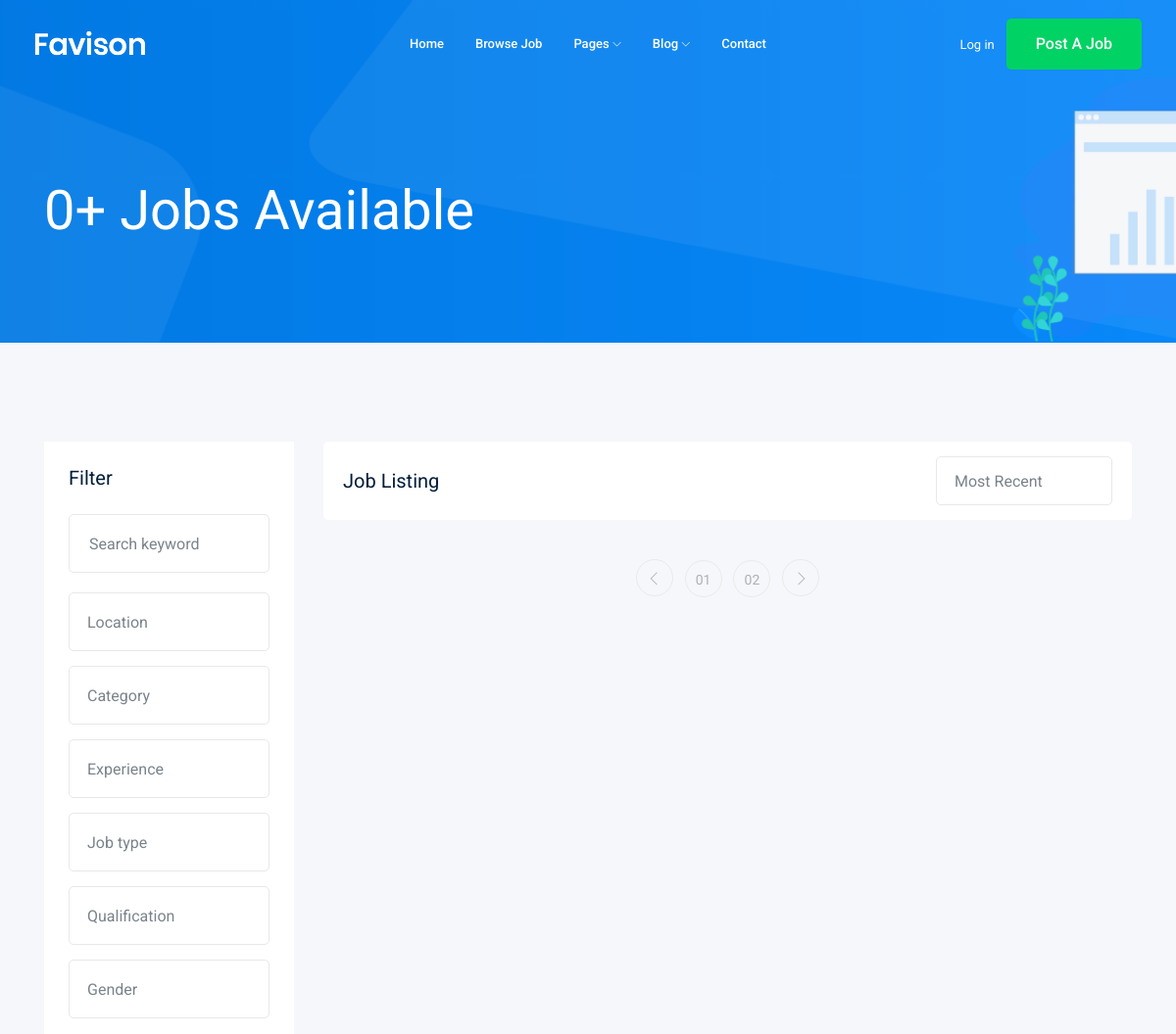
The app's page /jobs/ (upper part), older data.
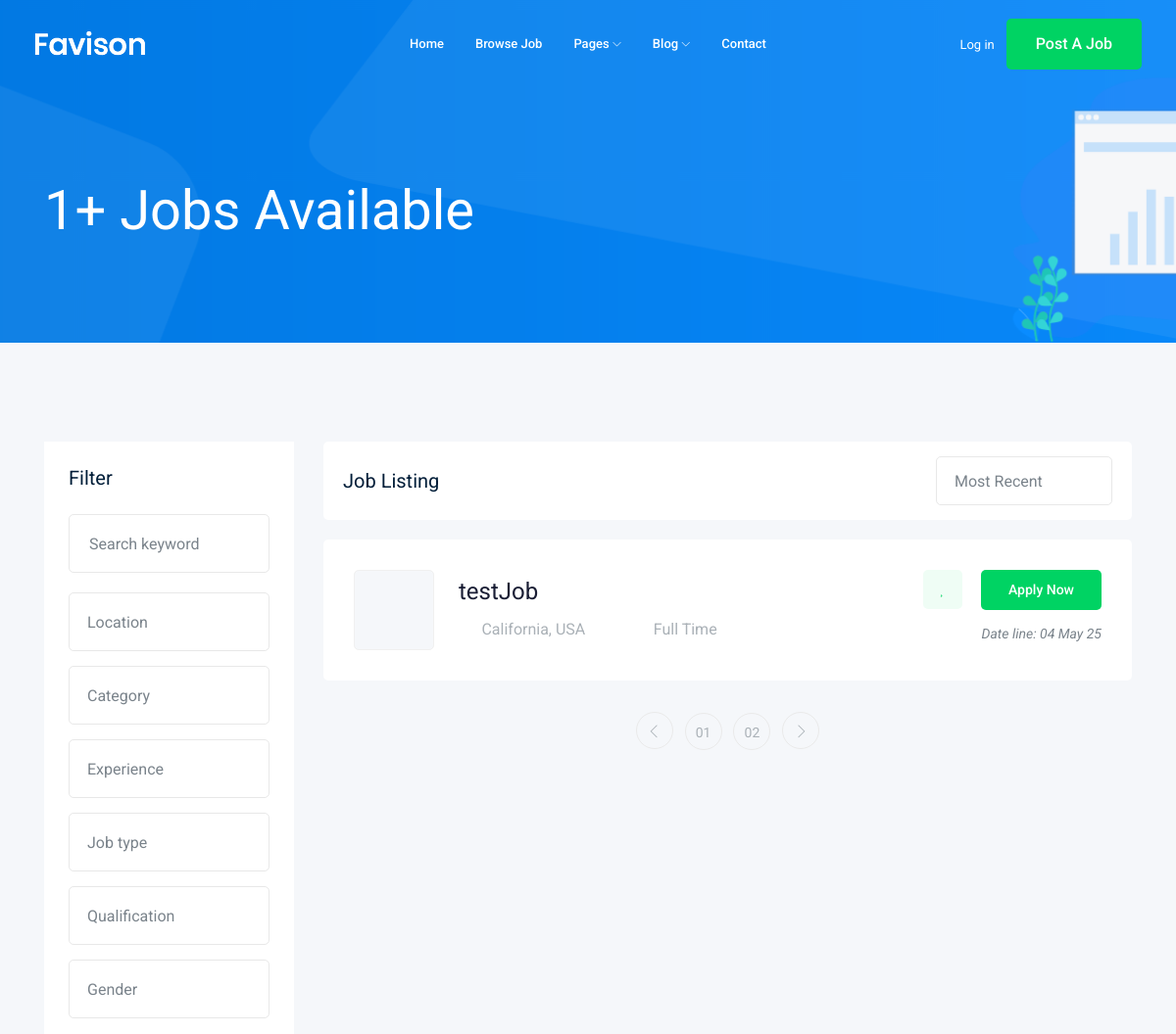
The same page, newer data.
### job/models.py (models this page shows, shortened)
class Job(models.Model):
    title = models.CharField(max_length=200)
    job_type = models.CharField(max_length=15,choices=JOB_TYPE)
    description = models.TextField(max_length=1000)
    published_at = models.DateTimeField(auto_now=True)
    vacancy = models.IntegerField(default= 1)
    salary = models.IntegerField(default=0)
    experience = models.IntegerField(default=1)
    category = models.ForeignKey('Category', verbose_name="Category", on_delete=models.CASCADE)
    image = models.ImageField(upload_to=upload_image)

### job/views.py (the view)
# urls.py: path('',views.jobs_list,name="jobs"),
def jobs_list(request):
    job_list = Job.objects.all()
    context = {
        'jobs':job_list
    }
    return render(request,"job/jobs_list.html", context)

### job/templates/job/jobs_list.html (shortened to what this page needs)
{% extends "base.html" %} {% block content %}
<div class="bradcam_area bradcam_bg_1">
  <div class="container">
    <div class="row">
      <div class="col-xl-12">
        <div class="bradcam_text">
          <h3> {{jobs|length}}+ Jobs Available</h3>
        </div>
      </div>
    </div>
  </div>
</div>
<div class="job_listing_area plus_padding">
  <div class="container">
    <div class="row">
      <div class="col-lg-3">
        <div class="job_filter white-bg">
          <div class="form_inner white-bg">
            <h3>Filter</h3>
            <form action="#">
              <div class="row">
                <div class="col-lg-12">
                  <div class="single_field">
                    <input type="text" placeholder="Search keyword" />
                  </div>
                </div>
                <div class="col-lg-12">
                </div>
                <div class="col-lg-12">
                </div>
                <div class="col-lg-12">
                </div>
                <div class="col-lg-12">
                </div>
                <div class="col-lg-12">
                </div>
                <div class="col-lg-12">
                </div>
              </div>
            </form>
          </div>
        </div>
      </div>
      <div class="col-lg-9">
        <div class="recent_joblist_wrap">
          <div class="recent_joblist white-bg">
            <div class="row align-items-center">
              <div class="col-md-6">
                <h4>Job Listing</h4>
              </div>
              <div class="col-md-6">
                <div class="serch_cat d-flex justify-content-end">
                </div>
              </div>
            </div>
          </div>
        </div>
        <div class="job_lists m-0">
          <div class="row">
            {% for job in jobs %}
            <div class="col-lg-12 col-md-12">
              <div class="single_jobs white-bg d-flex justify-content-between">
                <div class="jobs_left d-flex align-items-center">
                  <div class="thumb">
                  </div>
                  <div class="jobs_conetent">
                    <a href="job_details.html"><h4>{{job.title}}</h4></a>
                    <div class="links_locat d-flex align-items-center">
                      <div class="location">
                        <p><i class="fa fa-map-marker"></i> California, USA</p>
                      </div>
                      <div class="location">
                        <p><i class="fa fa-clock-o"></i>{{job.job_type}} </p>
                      </div>
                    </div>
                  </div>
                </div>
                <div class="jobs_right">
                  <div class="apply_now">
                    <a class="heart_mark" href="#">
                      <i class="fa fa-heart"></i>
                    </a>
                    <a href="{% url "Job_details" job.id %} " class="boxed-btn3">Apply Now</a>
                  </div>
                  <div class="date">
                    <p>Date line: {{job.published_at|date:'d M y'}} </p>
                  </div>
                </div>
              </div>
            </div>
            {% endfor %}
          </div>
          <div class="row">
            <div class="col-lg-12">
              <div class="pagination_wrap">
                <ul>
                  <li>
                    <a href="#"> <i class="ti-angle-left"></i> </a>
                  </li>
                  <li>
                    <a href="#"><span>01</span></a>
                  </li>
                  <li>
                    <a href="#"><span>02</span></a>
                  </li>
                  <li>
                    <a href="#"> <i class="ti-angle-right"></i> </a>
                  </li>
                </ul>
              </div>
            </div>
          </div>
        </div>
      </div>
    </div>
  </div>
</div>
{% endblock content %}

Row changes from the older to the newer data that the page shows:
added Job: title "testJob", job_type "Full Time", published_at "04 May 25"
Text that changed along with them:
{{ jobs|length }}: "0" → "1"
